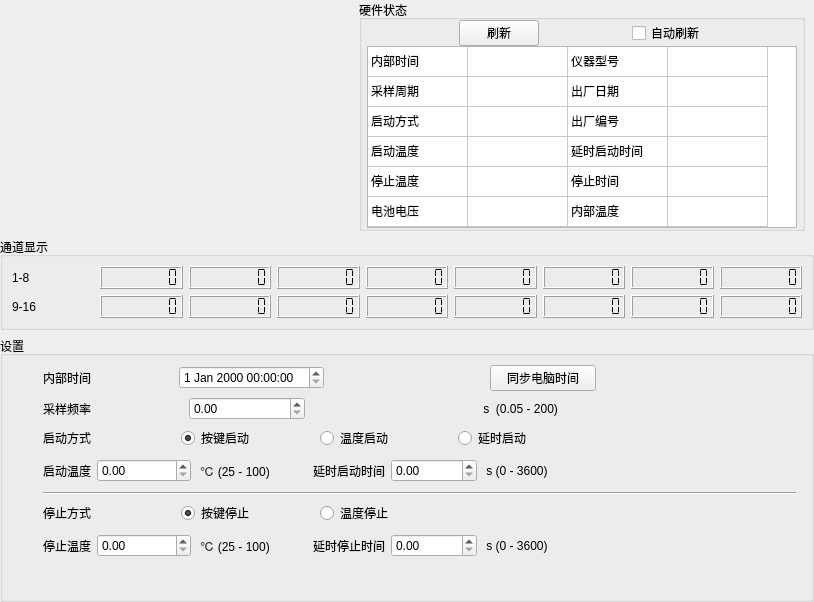
<?xml version="1.0" encoding="UTF-8"?>
<ui version="4.0">
 <class>DialogHardDeviceSetting</class>
 <widget class="QWidget" name="DialogHardDeviceSetting">
  <property name="geometry">
   <rect>
    <x>0</x>
    <y>0</y>
    <width>814</width>
    <height>602</height>
   </rect>
  </property>
  <property name="sizePolicy">
   <sizepolicy hsizetype="Fixed" vsizetype="Fixed">
    <horstretch>0</horstretch>
    <verstretch>0</verstretch>
   </sizepolicy>
  </property>
  <property name="minimumSize">
   <size>
    <width>0</width>
    <height>0</height>
   </size>
  </property>
  <property name="maximumSize">
   <size>
    <width>16777215</width>
    <height>16777215</height>
   </size>
  </property>
  <property name="windowTitle">
   <string>Dialog</string>
  </property>
  <layout class="QGridLayout" name="gridLayout_5">
   <property name="leftMargin">
    <number>0</number>
   </property>
   <property name="topMargin">
    <number>0</number>
   </property>
   <property name="rightMargin">
    <number>0</number>
   </property>
   <property name="bottomMargin">
    <number>0</number>
   </property>
   <item row="3" column="0">
    <widget class="QGroupBox" name="groupBox_PortValue">
     <property name="title">
      <string>通道显示</string>
     </property>
     <layout class="QGridLayout" name="gridLayout_6">
      <item row="1" column="0">
       <layout class="QGridLayout" name="gridLayout_7">
        <item row="0" column="1">
         <widget class="QLCDNumber" name="lcdNumber_1">
          <property name="smallDecimalPoint">
           <bool>true</bool>
          </property>
          <property name="digitCount">
           <number>7</number>
          </property>
          <property name="mode">
           <enum>QLCDNumber::Dec</enum>
          </property>
          <property name="segmentStyle">
           <enum>QLCDNumber::Flat</enum>
          </property>
          <property name="value" stdset="0">
           <double>0.000000000000000</double>
          </property>
          <property name="intValue" stdset="0">
           <number>0</number>
          </property>
         </widget>
        </item>
        <item row="2" column="6">
         <widget class="QLCDNumber" name="lcdNumber_14">
          <property name="smallDecimalPoint">
           <bool>true</bool>
          </property>
          <property name="digitCount">
           <number>7</number>
          </property>
          <property name="mode">
           <enum>QLCDNumber::Dec</enum>
          </property>
          <property name="segmentStyle">
           <enum>QLCDNumber::Flat</enum>
          </property>
          <property name="value" stdset="0">
           <double>0.000000000000000</double>
          </property>
          <property name="intValue" stdset="0">
           <number>0</number>
          </property>
         </widget>
        </item>
        <item row="2" column="4">
         <widget class="QLCDNumber" name="lcdNumber_12">
          <property name="smallDecimalPoint">
           <bool>true</bool>
          </property>
          <property name="digitCount">
           <number>7</number>
          </property>
          <property name="mode">
           <enum>QLCDNumber::Dec</enum>
          </property>
          <property name="segmentStyle">
           <enum>QLCDNumber::Flat</enum>
          </property>
          <property name="value" stdset="0">
           <double>0.000000000000000</double>
          </property>
          <property name="intValue" stdset="0">
           <number>0</number>
          </property>
         </widget>
        </item>
        <item row="2" column="2">
         <widget class="QLCDNumber" name="lcdNumber_10">
          <property name="smallDecimalPoint">
           <bool>true</bool>
          </property>
          <property name="digitCount">
           <number>7</number>
          </property>
          <property name="mode">
           <enum>QLCDNumber::Dec</enum>
          </property>
          <property name="segmentStyle">
           <enum>QLCDNumber::Flat</enum>
          </property>
          <property name="value" stdset="0">
           <double>0.000000000000000</double>
          </property>
          <property name="intValue" stdset="0">
           <number>0</number>
          </property>
         </widget>
        </item>
        <item row="2" column="0">
         <widget class="QLabel" name="label_4">
          <property name="sizePolicy">
           <sizepolicy hsizetype="Minimum" vsizetype="Preferred">
            <horstretch>0</horstretch>
            <verstretch>0</verstretch>
           </sizepolicy>
          </property>
          <property name="text">
           <string>9-16</string>
          </property>
         </widget>
        </item>
        <item row="0" column="7">
         <widget class="QLCDNumber" name="lcdNumber_7">
          <property name="smallDecimalPoint">
           <bool>true</bool>
          </property>
          <property name="digitCount">
           <number>7</number>
          </property>
          <property name="mode">
           <enum>QLCDNumber::Dec</enum>
          </property>
          <property name="segmentStyle">
           <enum>QLCDNumber::Flat</enum>
          </property>
          <property name="value" stdset="0">
           <double>0.000000000000000</double>
          </property>
          <property name="intValue" stdset="0">
           <number>0</number>
          </property>
         </widget>
        </item>
        <item row="0" column="3">
         <widget class="QLCDNumber" name="lcdNumber_3">
          <property name="smallDecimalPoint">
           <bool>true</bool>
          </property>
          <property name="digitCount">
           <number>7</number>
          </property>
          <property name="mode">
           <enum>QLCDNumber::Dec</enum>
          </property>
          <property name="segmentStyle">
           <enum>QLCDNumber::Flat</enum>
          </property>
          <property name="value" stdset="0">
           <double>0.000000000000000</double>
          </property>
          <property name="intValue" stdset="0">
           <number>0</number>
          </property>
         </widget>
        </item>
        <item row="0" column="6">
         <widget class="QLCDNumber" name="lcdNumber_6">
          <property name="smallDecimalPoint">
           <bool>true</bool>
          </property>
          <property name="digitCount">
           <number>7</number>
          </property>
          <property name="mode">
           <enum>QLCDNumber::Dec</enum>
          </property>
          <property name="segmentStyle">
           <enum>QLCDNumber::Flat</enum>
          </property>
          <property name="value" stdset="0">
           <double>0.000000000000000</double>
          </property>
          <property name="intValue" stdset="0">
           <number>0</number>
          </property>
         </widget>
        </item>
        <item row="0" column="8">
         <widget class="QLCDNumber" name="lcdNumber_8">
          <property name="smallDecimalPoint">
           <bool>true</bool>
          </property>
          <property name="digitCount">
           <number>7</number>
          </property>
          <property name="mode">
           <enum>QLCDNumber::Dec</enum>
          </property>
          <property name="segmentStyle">
           <enum>QLCDNumber::Flat</enum>
          </property>
          <property name="value" stdset="0">
           <double>0.000000000000000</double>
          </property>
          <property name="intValue" stdset="0">
           <number>0</number>
          </property>
         </widget>
        </item>
        <item row="0" column="5">
         <widget class="QLCDNumber" name="lcdNumber_5">
          <property name="smallDecimalPoint">
           <bool>true</bool>
          </property>
          <property name="digitCount">
           <number>7</number>
          </property>
          <property name="mode">
           <enum>QLCDNumber::Dec</enum>
          </property>
          <property name="segmentStyle">
           <enum>QLCDNumber::Flat</enum>
          </property>
          <property name="value" stdset="0">
           <double>0.000000000000000</double>
          </property>
          <property name="intValue" stdset="0">
           <number>0</number>
          </property>
         </widget>
        </item>
        <item row="2" column="8">
         <widget class="QLCDNumber" name="lcdNumber_16">
          <property name="smallDecimalPoint">
           <bool>true</bool>
          </property>
          <property name="digitCount">
           <number>7</number>
          </property>
          <property name="mode">
           <enum>QLCDNumber::Dec</enum>
          </property>
          <property name="segmentStyle">
           <enum>QLCDNumber::Flat</enum>
          </property>
          <property name="value" stdset="0">
           <double>0.000000000000000</double>
          </property>
          <property name="intValue" stdset="0">
           <number>0</number>
          </property>
         </widget>
        </item>
        <item row="2" column="1">
         <widget class="QLCDNumber" name="lcdNumber_9">
          <property name="smallDecimalPoint">
           <bool>true</bool>
          </property>
          <property name="digitCount">
           <number>7</number>
          </property>
          <property name="mode">
           <enum>QLCDNumber::Dec</enum>
          </property>
          <property name="segmentStyle">
           <enum>QLCDNumber::Flat</enum>
          </property>
          <property name="value" stdset="0">
           <double>0.000000000000000</double>
          </property>
          <property name="intValue" stdset="0">
           <number>0</number>
          </property>
         </widget>
        </item>
        <item row="2" column="7">
         <widget class="QLCDNumber" name="lcdNumber_15">
          <property name="smallDecimalPoint">
           <bool>true</bool>
          </property>
          <property name="digitCount">
           <number>7</number>
          </property>
          <property name="mode">
           <enum>QLCDNumber::Dec</enum>
          </property>
          <property name="segmentStyle">
           <enum>QLCDNumber::Flat</enum>
          </property>
          <property name="value" stdset="0">
           <double>0.000000000000000</double>
          </property>
          <property name="intValue" stdset="0">
           <number>0</number>
          </property>
         </widget>
        </item>
        <item row="2" column="5">
         <widget class="QLCDNumber" name="lcdNumber_13">
          <property name="smallDecimalPoint">
           <bool>true</bool>
          </property>
          <property name="digitCount">
           <number>7</number>
          </property>
          <property name="mode">
           <enum>QLCDNumber::Dec</enum>
          </property>
          <property name="segmentStyle">
           <enum>QLCDNumber::Flat</enum>
          </property>
          <property name="value" stdset="0">
           <double>0.000000000000000</double>
          </property>
          <property name="intValue" stdset="0">
           <number>0</number>
          </property>
         </widget>
        </item>
        <item row="0" column="2">
         <widget class="QLCDNumber" name="lcdNumber_2">
          <property name="smallDecimalPoint">
           <bool>true</bool>
          </property>
          <property name="digitCount">
           <number>7</number>
          </property>
          <property name="mode">
           <enum>QLCDNumber::Dec</enum>
          </property>
          <property name="segmentStyle">
           <enum>QLCDNumber::Flat</enum>
          </property>
          <property name="value" stdset="0">
           <double>0.000000000000000</double>
          </property>
          <property name="intValue" stdset="0">
           <number>0</number>
          </property>
         </widget>
        </item>
        <item row="2" column="3">
         <widget class="QLCDNumber" name="lcdNumber_11">
          <property name="smallDecimalPoint">
           <bool>true</bool>
          </property>
          <property name="digitCount">
           <number>7</number>
          </property>
          <property name="mode">
           <enum>QLCDNumber::Dec</enum>
          </property>
          <property name="segmentStyle">
           <enum>QLCDNumber::Flat</enum>
          </property>
          <property name="value" stdset="0">
           <double>0.000000000000000</double>
          </property>
          <property name="intValue" stdset="0">
           <number>0</number>
          </property>
         </widget>
        </item>
        <item row="0" column="4">
         <widget class="QLCDNumber" name="lcdNumber_4">
          <property name="smallDecimalPoint">
           <bool>true</bool>
          </property>
          <property name="digitCount">
           <number>7</number>
          </property>
          <property name="mode">
           <enum>QLCDNumber::Dec</enum>
          </property>
          <property name="segmentStyle">
           <enum>QLCDNumber::Flat</enum>
          </property>
          <property name="value" stdset="0">
           <double>0.000000000000000</double>
          </property>
          <property name="intValue" stdset="0">
           <number>0</number>
          </property>
         </widget>
        </item>
        <item row="0" column="0">
         <widget class="QLabel" name="label_3">
          <property name="sizePolicy">
           <sizepolicy hsizetype="Minimum" vsizetype="Preferred">
            <horstretch>0</horstretch>
            <verstretch>0</verstretch>
           </sizepolicy>
          </property>
          <property name="text">
           <string>1-8</string>
          </property>
         </widget>
        </item>
       </layout>
      </item>
     </layout>
    </widget>
   </item>
   <item row="2" column="0">
    <widget class="QWidget" name="widget_3" native="true">
     <layout class="QGridLayout" name="gridLayout">
      <property name="leftMargin">
       <number>9</number>
      </property>
      <property name="topMargin">
       <number>0</number>
      </property>
      <property name="rightMargin">
       <number>9</number>
      </property>
      <property name="bottomMargin">
       <number>0</number>
      </property>
      <item row="0" column="2">
       <widget class="QGroupBox" name="groupBox_State">
        <property name="sizePolicy">
         <sizepolicy hsizetype="Minimum" vsizetype="Minimum">
          <horstretch>0</horstretch>
          <verstretch>0</verstretch>
         </sizepolicy>
        </property>
        <property name="title">
         <string>硬件状态</string>
        </property>
        <property name="flat">
         <bool>true</bool>
        </property>
        <layout class="QGridLayout" name="gridLayout_4">
         <property name="leftMargin">
          <number>5</number>
         </property>
         <property name="topMargin">
          <number>0</number>
         </property>
         <property name="rightMargin">
          <number>5</number>
         </property>
         <property name="bottomMargin">
          <number>0</number>
         </property>
         <property name="spacing">
          <number>0</number>
         </property>
         <item row="1" column="0">
          <widget class="QTableWidget" name="tableWidget_Info">
           <property name="enabled">
            <bool>true</bool>
           </property>
           <property name="minimumSize">
            <size>
             <width>430</width>
             <height>182</height>
            </size>
           </property>
           <property name="maximumSize">
            <size>
             <width>430</width>
             <height>182</height>
            </size>
           </property>
           <property name="editTriggers">
            <set>QAbstractItemView::NoEditTriggers</set>
           </property>
           <attribute name="horizontalHeaderVisible">
            <bool>false</bool>
           </attribute>
           <attribute name="verticalHeaderVisible">
            <bool>false</bool>
           </attribute>
           <row>
            <property name="text">
             <string>新建行</string>
            </property>
           </row>
           <row>
            <property name="text">
             <string>新建行</string>
            </property>
           </row>
           <row>
            <property name="text">
             <string>新建行</string>
            </property>
           </row>
           <row>
            <property name="text">
             <string>新建行</string>
            </property>
           </row>
           <row>
            <property name="text">
             <string>新建行</string>
            </property>
           </row>
           <row>
            <property name="text">
             <string>新建行</string>
            </property>
           </row>
           <column>
            <property name="text">
             <string>新建列</string>
            </property>
           </column>
           <column>
            <property name="text">
             <string>新建列</string>
            </property>
           </column>
           <column>
            <property name="text">
             <string>新建列</string>
            </property>
           </column>
           <column>
            <property name="text">
             <string>新建列</string>
            </property>
           </column>
           <item row="0" column="0">
            <property name="text">
             <string>内部时间</string>
            </property>
           </item>
           <item row="0" column="2">
            <property name="text">
             <string>仪器型号</string>
            </property>
           </item>
           <item row="1" column="0">
            <property name="text">
             <string>采样周期</string>
            </property>
           </item>
           <item row="1" column="2">
            <property name="text">
             <string>出厂日期</string>
            </property>
           </item>
           <item row="2" column="0">
            <property name="text">
             <string>启动方式</string>
            </property>
           </item>
           <item row="2" column="2">
            <property name="text">
             <string>出厂编号</string>
            </property>
           </item>
           <item row="3" column="0">
            <property name="text">
             <string>启动温度</string>
            </property>
           </item>
           <item row="3" column="2">
            <property name="text">
             <string>延时启动时间</string>
            </property>
           </item>
           <item row="4" column="0">
            <property name="text">
             <string>停止温度</string>
            </property>
           </item>
           <item row="4" column="2">
            <property name="text">
             <string>停止时间</string>
            </property>
           </item>
           <item row="5" column="0">
            <property name="text">
             <string>电池电压</string>
            </property>
           </item>
           <item row="5" column="2">
            <property name="text">
             <string>内部温度</string>
            </property>
           </item>
          </widget>
         </item>
         <item row="0" column="0">
          <layout class="QHBoxLayout" name="horizontalLayout_13">
           <item>
            <spacer name="horizontalSpacer">
             <property name="orientation">
              <enum>Qt::Horizontal</enum>
             </property>
             <property name="sizeHint" stdset="0">
              <size>
               <width>40</width>
               <height>20</height>
              </size>
             </property>
            </spacer>
           </item>
           <item>
            <widget class="QPushButton" name="pushButton_2">
             <property name="text">
              <string>刷新</string>
             </property>
            </widget>
           </item>
           <item>
            <spacer name="horizontalSpacer_3">
             <property name="orientation">
              <enum>Qt::Horizontal</enum>
             </property>
             <property name="sizeHint" stdset="0">
              <size>
               <width>40</width>
               <height>20</height>
              </size>
             </property>
            </spacer>
           </item>
           <item>
            <widget class="QCheckBox" name="checkBox_autoRefresh">
             <property name="text">
              <string>自动刷新</string>
             </property>
            </widget>
           </item>
           <item>
            <spacer name="horizontalSpacer_2">
             <property name="orientation">
              <enum>Qt::Horizontal</enum>
             </property>
             <property name="sizeHint" stdset="0">
              <size>
               <width>40</width>
               <height>20</height>
              </size>
             </property>
            </spacer>
           </item>
          </layout>
         </item>
        </layout>
       </widget>
      </item>
      <item row="0" column="0">
       <layout class="QGridLayout" name="linkLayout">
        <property name="spacing">
         <number>9</number>
        </property>
       </layout>
      </item>
      <item row="0" column="1">
       <spacer name="horizontalSpacer_4">
        <property name="orientation">
         <enum>Qt::Horizontal</enum>
        </property>
        <property name="sizeHint" stdset="0">
         <size>
          <width>40</width>
          <height>20</height>
         </size>
        </property>
       </spacer>
      </item>
     </layout>
    </widget>
   </item>
   <item row="4" column="0">
    <widget class="QGroupBox" name="groupBox_settings">
     <property name="sizePolicy">
      <sizepolicy hsizetype="Preferred" vsizetype="Preferred">
       <horstretch>0</horstretch>
       <verstretch>0</verstretch>
      </sizepolicy>
     </property>
     <property name="title">
      <string>设置</string>
     </property>
     <layout class="QGridLayout" name="gridLayout_3" rowstretch="1,0,0,0,0,0,0,0" columnstretch="1,0">
      <property name="leftMargin">
       <number>40</number>
      </property>
      <item row="7" column="0">
       <spacer name="verticalSpacer">
        <property name="orientation">
         <enum>Qt::Vertical</enum>
        </property>
        <property name="sizeHint" stdset="0">
         <size>
          <width>20</width>
          <height>40</height>
         </size>
        </property>
       </spacer>
      </item>
      <item row="4" column="0">
       <widget class="Line" name="line">
        <property name="orientation">
         <enum>Qt::Horizontal</enum>
        </property>
       </widget>
      </item>
      <item row="0" column="0">
       <widget class="QWidget" name="time" native="true">
        <property name="sizePolicy">
         <sizepolicy hsizetype="Preferred" vsizetype="Preferred">
          <horstretch>0</horstretch>
          <verstretch>0</verstretch>
         </sizepolicy>
        </property>
        <layout class="QHBoxLayout" name="horizontalLayout" stretch="0,0,0,0,0">
         <property name="spacing">
          <number>30</number>
         </property>
         <property name="leftMargin">
          <number>0</number>
         </property>
         <property name="topMargin">
          <number>0</number>
         </property>
         <property name="rightMargin">
          <number>0</number>
         </property>
         <property name="bottomMargin">
          <number>0</number>
         </property>
         <item>
          <widget class="QLabel" name="label_interalDateTime">
           <property name="text">
            <string>内部时间</string>
           </property>
          </widget>
         </item>
         <item>
          <widget class="QDateTimeEdit" name="dateTimeEdit"/>
         </item>
         <item>
          <widget class="QLabel" name="label_5">
           <property name="text">
            <string/>
           </property>
          </widget>
         </item>
         <item>
          <widget class="QPushButton" name="pushButton">
           <property name="sizePolicy">
            <sizepolicy hsizetype="Preferred" vsizetype="Fixed">
             <horstretch>0</horstretch>
             <verstretch>0</verstretch>
            </sizepolicy>
           </property>
           <property name="text">
            <string>同步电脑时间</string>
           </property>
          </widget>
         </item>
         <item>
          <spacer name="horizontalSpacer_7">
           <property name="orientation">
            <enum>Qt::Horizontal</enum>
           </property>
           <property name="sizeType">
            <enum>QSizePolicy::Fixed</enum>
           </property>
           <property name="sizeHint" stdset="0">
            <size>
             <width>200</width>
             <height>20</height>
            </size>
           </property>
          </spacer>
         </item>
        </layout>
       </widget>
      </item>
      <item row="6" column="0" colspan="2">
       <widget class="QWidget" name="stop_detail" native="true">
        <layout class="QHBoxLayout" name="horizontalLayout_12">
         <property name="leftMargin">
          <number>0</number>
         </property>
         <property name="topMargin">
          <number>0</number>
         </property>
         <property name="rightMargin">
          <number>0</number>
         </property>
         <property name="bottomMargin">
          <number>0</number>
         </property>
         <item>
          <widget class="QWidget" name="widget_tempStop" native="true">
           <layout class="QHBoxLayout" name="horizontalLayout_6" stretch="2,4,0">
            <property name="leftMargin">
             <number>0</number>
            </property>
            <property name="topMargin">
             <number>0</number>
            </property>
            <property name="rightMargin">
             <number>0</number>
            </property>
            <property name="bottomMargin">
             <number>0</number>
            </property>
            <item>
             <widget class="QLabel" name="label_stopTemp">
              <property name="text">
               <string>停止温度</string>
              </property>
             </widget>
            </item>
            <item>
             <widget class="QDoubleSpinBox" name="doubleSpinBox_stopTemp">
              <property name="sizePolicy">
               <sizepolicy hsizetype="Preferred" vsizetype="Fixed">
                <horstretch>0</horstretch>
                <verstretch>0</verstretch>
               </sizepolicy>
              </property>
             </widget>
            </item>
            <item>
             <widget class="QLabel" name="label_35">
              <property name="text">
               <string> ℃ (25 - 100)     </string>
              </property>
             </widget>
            </item>
           </layout>
          </widget>
         </item>
         <item>
          <spacer name="verticalSpacer_4">
           <property name="orientation">
            <enum>Qt::Vertical</enum>
           </property>
           <property name="sizeHint" stdset="0">
            <size>
             <width>20</width>
             <height>40</height>
            </size>
           </property>
          </spacer>
         </item>
         <item>
          <widget class="QWidget" name="widget_delayStop" native="true">
           <layout class="QHBoxLayout" name="horizontalLayout_8" stretch="0,4,1">
            <property name="leftMargin">
             <number>0</number>
            </property>
            <property name="topMargin">
             <number>0</number>
            </property>
            <property name="rightMargin">
             <number>0</number>
            </property>
            <property name="bottomMargin">
             <number>0</number>
            </property>
            <item>
             <widget class="QLabel" name="label_delayStop">
              <property name="text">
               <string>延时停止时间</string>
              </property>
             </widget>
            </item>
            <item>
             <widget class="QDoubleSpinBox" name="doubleSpinBox_tempStopDelayTime"/>
            </item>
            <item>
             <widget class="QLabel" name="label_37">
              <property name="text">
               <string> s (0 - 3600)   </string>
              </property>
             </widget>
            </item>
           </layout>
          </widget>
         </item>
         <item>
          <spacer name="horizontalSpacer_6">
           <property name="orientation">
            <enum>Qt::Horizontal</enum>
           </property>
           <property name="sizeHint" stdset="0">
            <size>
             <width>40</width>
             <height>20</height>
            </size>
           </property>
          </spacer>
         </item>
        </layout>
       </widget>
      </item>
      <item row="3" column="0" colspan="2">
       <widget class="QWidget" name="start_detail" native="true">
        <layout class="QHBoxLayout" name="horizontalLayout_11">
         <property name="leftMargin">
          <number>0</number>
         </property>
         <property name="topMargin">
          <number>0</number>
         </property>
         <property name="rightMargin">
          <number>0</number>
         </property>
         <property name="bottomMargin">
          <number>0</number>
         </property>
         <item>
          <widget class="QWidget" name="widget_tempStart" native="true">
           <layout class="QHBoxLayout" name="horizontalLayout_4" stretch="2,4,1">
            <property name="leftMargin">
             <number>0</number>
            </property>
            <property name="topMargin">
             <number>0</number>
            </property>
            <property name="rightMargin">
             <number>0</number>
            </property>
            <property name="bottomMargin">
             <number>0</number>
            </property>
            <item>
             <widget class="QLabel" name="label_startTemp">
              <property name="text">
               <string>启动温度</string>
              </property>
             </widget>
            </item>
            <item>
             <widget class="QDoubleSpinBox" name="doubleSpinBox_stratTemp">
              <property name="sizePolicy">
               <sizepolicy hsizetype="Preferred" vsizetype="Fixed">
                <horstretch>0</horstretch>
                <verstretch>0</verstretch>
               </sizepolicy>
              </property>
             </widget>
            </item>
            <item>
             <widget class="QLabel" name="label_34">
              <property name="text">
               <string> ℃ (25 - 100)     </string>
              </property>
             </widget>
            </item>
           </layout>
          </widget>
         </item>
         <item>
          <spacer name="verticalSpacer_3">
           <property name="orientation">
            <enum>Qt::Vertical</enum>
           </property>
           <property name="sizeHint" stdset="0">
            <size>
             <width>20</width>
             <height>40</height>
            </size>
           </property>
          </spacer>
         </item>
         <item>
          <widget class="QWidget" name="widget_delayStart" native="true">
           <layout class="QHBoxLayout" name="horizontalLayout_7" stretch="2,4,1">
            <property name="spacing">
             <number>6</number>
            </property>
            <property name="leftMargin">
             <number>0</number>
            </property>
            <property name="topMargin">
             <number>0</number>
            </property>
            <property name="rightMargin">
             <number>0</number>
            </property>
            <property name="bottomMargin">
             <number>0</number>
            </property>
            <item>
             <widget class="QLabel" name="label_startDelayTime">
              <property name="text">
               <string>延时启动时间</string>
              </property>
             </widget>
            </item>
            <item>
             <widget class="QDoubleSpinBox" name="doubleSpinBox_buttonPressDelayTime">
              <property name="sizePolicy">
               <sizepolicy hsizetype="Preferred" vsizetype="Fixed">
                <horstretch>0</horstretch>
                <verstretch>0</verstretch>
               </sizepolicy>
              </property>
             </widget>
            </item>
            <item>
             <widget class="QLabel" name="label_89">
              <property name="text">
               <string> s (0 - 3600)   </string>
              </property>
             </widget>
            </item>
           </layout>
          </widget>
         </item>
         <item>
          <spacer name="horizontalSpacer_5">
           <property name="orientation">
            <enum>Qt::Horizontal</enum>
           </property>
           <property name="sizeHint" stdset="0">
            <size>
             <width>40</width>
             <height>20</height>
            </size>
           </property>
          </spacer>
         </item>
        </layout>
       </widget>
      </item>
      <item row="2" column="0">
       <widget class="QWidget" name="start" native="true">
        <layout class="QHBoxLayout" name="horizontalLayout_3">
         <property name="spacing">
          <number>0</number>
         </property>
         <property name="leftMargin">
          <number>0</number>
         </property>
         <property name="topMargin">
          <number>0</number>
         </property>
         <property name="rightMargin">
          <number>0</number>
         </property>
         <property name="bottomMargin">
          <number>0</number>
         </property>
         <item>
          <widget class="QLabel" name="label_startMode">
           <property name="text">
            <string>启动方式</string>
           </property>
          </widget>
         </item>
         <item>
          <widget class="QRadioButton" name="radioButton_buttonStart">
           <property name="text">
            <string>按键启动</string>
           </property>
           <property name="checked">
            <bool>true</bool>
           </property>
           <property name="autoExclusive">
            <bool>true</bool>
           </property>
          </widget>
         </item>
         <item>
          <widget class="QRadioButton" name="radioButton_tempStart">
           <property name="text">
            <string>温度启动</string>
           </property>
           <property name="checked">
            <bool>false</bool>
           </property>
           <property name="autoExclusive">
            <bool>true</bool>
           </property>
          </widget>
         </item>
         <item>
          <widget class="QRadioButton" name="radioButton_delayStart">
           <property name="text">
            <string>延时启动</string>
           </property>
           <property name="autoExclusive">
            <bool>true</bool>
           </property>
          </widget>
         </item>
         <item>
          <spacer name="horizontalSpacer_9">
           <property name="orientation">
            <enum>Qt::Horizontal</enum>
           </property>
           <property name="sizeType">
            <enum>QSizePolicy::Fixed</enum>
           </property>
           <property name="sizeHint" stdset="0">
            <size>
             <width>200</width>
             <height>20</height>
            </size>
           </property>
          </spacer>
         </item>
        </layout>
       </widget>
      </item>
      <item row="1" column="0">
       <widget class="QWidget" name="sampleTime" native="true">
        <layout class="QHBoxLayout" name="horizontalLayout_2" stretch="0,0,0,0,0">
         <property name="spacing">
          <number>30</number>
         </property>
         <property name="leftMargin">
          <number>0</number>
         </property>
         <property name="topMargin">
          <number>0</number>
         </property>
         <property name="rightMargin">
          <number>0</number>
         </property>
         <property name="bottomMargin">
          <number>0</number>
         </property>
         <item>
          <widget class="QLabel" name="label_sampleTime">
           <property name="sizePolicy">
            <sizepolicy hsizetype="Preferred" vsizetype="Preferred">
             <horstretch>0</horstretch>
             <verstretch>0</verstretch>
            </sizepolicy>
           </property>
           <property name="text">
            <string>采样频率</string>
           </property>
          </widget>
         </item>
         <item>
          <widget class="QDoubleSpinBox" name="doubleSpinBox_sampleTime">
           <property name="sizePolicy">
            <sizepolicy hsizetype="Preferred" vsizetype="Fixed">
             <horstretch>0</horstretch>
             <verstretch>0</verstretch>
            </sizepolicy>
           </property>
          </widget>
         </item>
         <item>
          <widget class="QLabel" name="label_6">
           <property name="text">
            <string/>
           </property>
          </widget>
         </item>
         <item>
          <widget class="QLabel" name="label_28">
           <property name="sizePolicy">
            <sizepolicy hsizetype="Preferred" vsizetype="Preferred">
             <horstretch>0</horstretch>
             <verstretch>0</verstretch>
            </sizepolicy>
           </property>
           <property name="text">
            <string> s  (0.05 - 200)</string>
           </property>
          </widget>
         </item>
         <item>
          <spacer name="horizontalSpacer_8">
           <property name="orientation">
            <enum>Qt::Horizontal</enum>
           </property>
           <property name="sizeType">
            <enum>QSizePolicy::Fixed</enum>
           </property>
           <property name="sizeHint" stdset="0">
            <size>
             <width>200</width>
             <height>20</height>
            </size>
           </property>
          </spacer>
         </item>
        </layout>
       </widget>
      </item>
      <item row="5" column="0">
       <widget class="QWidget" name="stop" native="true">
        <layout class="QHBoxLayout" name="horizontalLayout_10">
         <property name="spacing">
          <number>0</number>
         </property>
         <property name="leftMargin">
          <number>0</number>
         </property>
         <property name="topMargin">
          <number>0</number>
         </property>
         <property name="rightMargin">
          <number>0</number>
         </property>
         <property name="bottomMargin">
          <number>0</number>
         </property>
         <item>
          <widget class="QLabel" name="label_stopMode">
           <property name="text">
            <string>停止方式</string>
           </property>
          </widget>
         </item>
         <item>
          <widget class="QRadioButton" name="radioButton_buttonStop">
           <property name="text">
            <string>按键停止</string>
           </property>
           <property name="checked">
            <bool>true</bool>
           </property>
          </widget>
         </item>
         <item>
          <widget class="QRadioButton" name="radioButton_tempStop">
           <property name="text">
            <string>温度停止</string>
           </property>
           <property name="checked">
            <bool>false</bool>
           </property>
          </widget>
         </item>
         <item>
          <widget class="QLabel" name="label">
           <property name="text">
            <string/>
           </property>
          </widget>
         </item>
         <item>
          <spacer name="horizontalSpacer_10">
           <property name="orientation">
            <enum>Qt::Horizontal</enum>
           </property>
           <property name="sizeType">
            <enum>QSizePolicy::Fixed</enum>
           </property>
           <property name="sizeHint" stdset="0">
            <size>
             <width>200</width>
             <height>20</height>
            </size>
           </property>
          </spacer>
         </item>
        </layout>
       </widget>
      </item>
     </layout>
    </widget>
   </item>
  </layout>
 </widget>
 <resources/>
 <connections/>
</ui>
